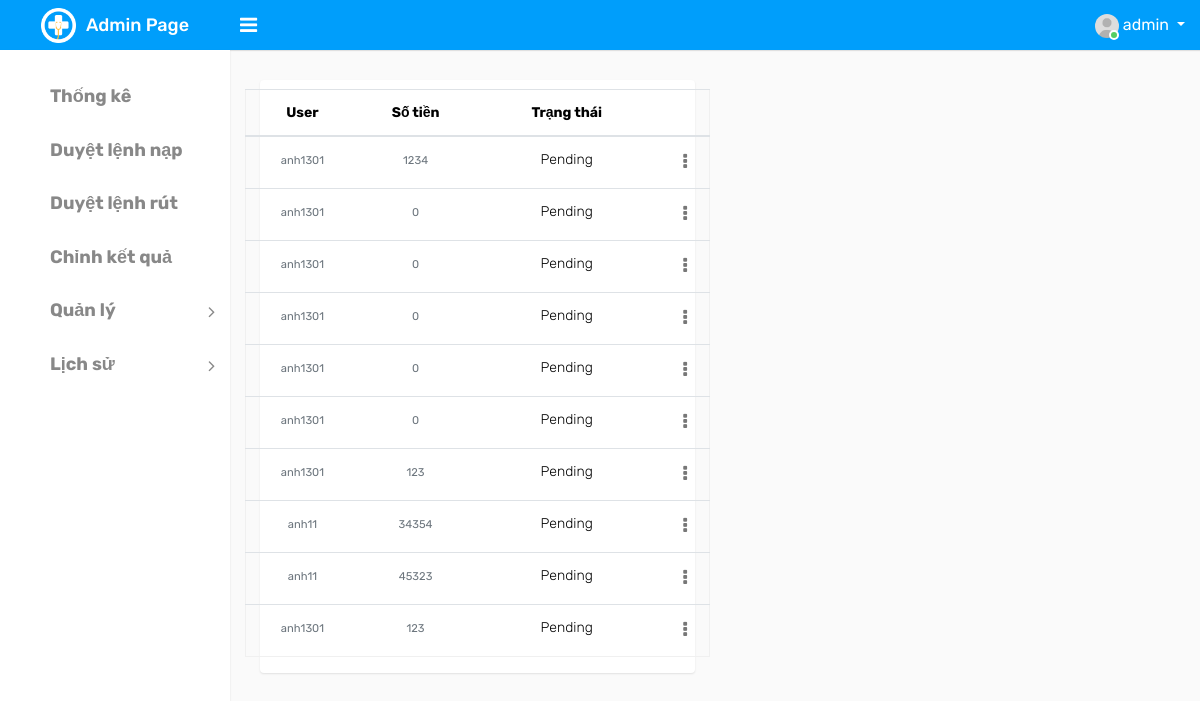
Screenshot of /list_accept_input_money/ (signed in) with the database file from the repository.
### ModuleApp/models.py (models this page shows, shortened)
class User(AbstractUser):
    id = models.UUIDField(primary_key=True, default=uuid.uuid4, editable=False)
    code = models.IntegerField(null=True)
    wallet = models.IntegerField(default=0)
    wallet_password = models.CharField(max_length=6, null=True, default=None)
    type_choice = ((0, 'Normal'), (1, 'Admin'), (2, 'Staff'), (3, 'Guest'))
    type = models.IntegerField(choices=type_choice, default=0)
    referrer = models.IntegerField(null=True)
    create_at = models.DateTimeField(auto_now_add=True)
    update_at = models.DateTimeField(auto_now=True)

class InputMoney(models.Model):
    id = models.UUIDField(primary_key=True, default=uuid.uuid4, editable=False)
    create_at = models.DateTimeField(auto_now_add=True)
    value = models.IntegerField(null=False)
    value_control = models.IntegerField(null=True)
    value_real = models.IntegerField(null=True)
    detail = models.CharField(max_length=255, null=True)
    status_choice = (('Pending', 'Pending'), ('Success', 'Success'), ('Fail', 'Fail'))
    status = models.CharField(choices=status_choice, default='Pending', max_length=20)
    user = models.ForeignKey(
        User, on_delete=models.CASCADE, related_name='input_money'
    )

### ModuleApp/decorators.py (the view)
    def function(request, *args, **kwargs):
        user=request.user.username
        if user=='admin':
            return view_func(request, *args, **kwargs)
        else:
            return HttpResponse("Chức năng này chỉ dành cho Admin!")

### ModuleApp/views.py (called while the page is built)
@admin_only
@login_required
def list_accept_input_money(request):
    inputMoney=InputMoney.objects.filter(status='Pending')
    context={'data': inputMoney}
    return render(request, 'home/listacceptinputmoney.html', context)

### templates/home/listacceptinputmoney.html (shortened to what this page needs)
{% extends 'index/index.html' %}
{% block content %}
<div class="d-flex flex" id="content-body">
    <div class="d-flex flex-column flex card">
        <div class="padding">
            <div class="row ">
                <table id="table" class="table" data-mobile-responsive="true"
                    style="text-align: center;margin-top: 9px;">
                    <thead>
                        <tr>
                            <th data-sortable="true" data-field="stt" style="width: 3cm;">User</th>
                            <th data-sortable="true" data-field="stt" style="width: 3cm;">Số tiền</th>
                            <th data-sortable="true" data-field="bsx" style="width: 5cm;">Trạng thái</th>
                            <th></th>
                        </tr>
                    </thead>
                    <tbody>
                        {% for i in data %}
                        <tr class=" " data-id="5">
                            <td style="min-width:20px;">
                                <small class="text-muted">{{ i.user }}</small>
                            </td>
                            <td style="min-width:20px;">
                                <small class="text-muted">{{ i.value }}</small>
                            </td>
                            <td>{{i.status}}</td>
                            <td class="text-right">
                                <div class="dropdown dropdown-action">
                                    <a href="#" class="action-icon dropdown-toggle" data-toggle="dropdown"
                                        aria-expanded="false"><i class="fa fa-ellipsis-v"></i></a>
                                </div>
                            </td>
                        </tr>
                        {% endfor %}
                    </tbody>
                </table>
            </div>
        </div>
    </div>
</div>
{% endblock %}

### templates/index/index.html (shortened to what this page needs)
{% load static %}
<!DOCTYPE html>
<html lang="en">
<head>
    <link rel="stylesheet" type="text/css" href="{% static 'homepage/assets/css/bootstrap.min.css' %}">
    <link rel="stylesheet" type="text/css" href="{% static 'homepage/assets/css/font-awesome.min.css' %}">
    <link rel="stylesheet" type="text/css" href="{% static 'homepage/assets/css/style.css' %}">
    <link rel="stylesheet" type="text/css" href="{% static 'style/set.css' %}">
</head>
<body>
    <div class="main-wrapper">
        <div class="header">
			<div class="header-left">
				<a href="" class="logo">
					<img src="{% static 'homepage/assets/img/logo.png' %}" width="35" height="35" alt=""><span>Admin Page</span>
				</a>
			</div>
			<a id="toggle_btn" href="javascript:void(0);"><i class="fa fa-bars"></i></a>
            <ul class="nav user-menu float-right">
                <li class="nav-item dropdown has-arrow">
                    <a href="#" class="dropdown-toggle nav-link user-link" data-toggle="dropdown">
                        <span class="user-img">
							<img class="rounded-circle" src="{% static 'homepage/assets/img/user.jpg' %}" width="24" alt="Admin">
							<span class="status online"></span>
						</span>
						<span>{{request.user.username}}</span>
                    </a>
                </li>
            </ul>
        </div>
        <div class="sidebar" id="sidebar">
            <div class="sidebar-inner slimscroll">
                <div id="sidebar-menu" class="sidebar-menu">
                    <ul>
                       <li class="menu-title"></li>
                        <li>
                        <a href="{% url 'app:admin_dashboard' %}"><i></i> <span><h4><b>Thống kê</b></h4></span></a>
                        </li>
						<li>
                            <a href="{% url 'app:list_accept_input_money' %}"><i></i> <span><h4><b>Duyệt lệnh nạp</b></h4></span></a>
                        </li>
                        <li>
                            <a href="{% url 'app:list_accept_output_money' %}"><i></i> <span><h4><b>Duyệt lệnh rút</b></h4></span></a>
                        </li>
                        <li>
                            <a href="{% url 'app:set_phase_usdt' %}"><i></i> <span><h4><b>Chỉnh kết quả</b></h4></span></a>
                        </li>
                        <li class="submenu">
							<a href="#"><i></i> <span><h4><b>Quản lý</b></h4></span> <span class="menu-arrow"></span></a>
						</li>
						<li class="submenu">
							<a href="#"><i></i> <span><h4><b>Lịch sử</b></h4></span> <span class="menu-arrow"></span></a>
						</li>
                    </ul>
                </div>
            </div>
        </div>
        <div class="page-wrapper">
            <div class="content">
                {% block content %}
                {% endblock %}
            </div>
        </div>
    </div>
</body>
</html>

### rows the page displays
User: user.username "admin"
InputMoney: user "anh1301", value "1234", status "Pending"
InputMoney: user "anh1301", value "0", status "Pending"
InputMoney: user "anh1301", value "0", status "Pending"
InputMoney: user "anh1301", value "0", status "Pending"
InputMoney: user "anh1301", value "0", status "Pending"
InputMoney: user "anh1301", value "0", status "Pending"
InputMoney: user "anh1301", value "123", status "Pending"
InputMoney: user "anh11", value "34354", status "Pending"
InputMoney: user "anh11", value "45323", status "Pending"
InputMoney: user "anh1301", value "123", status "Pending"
